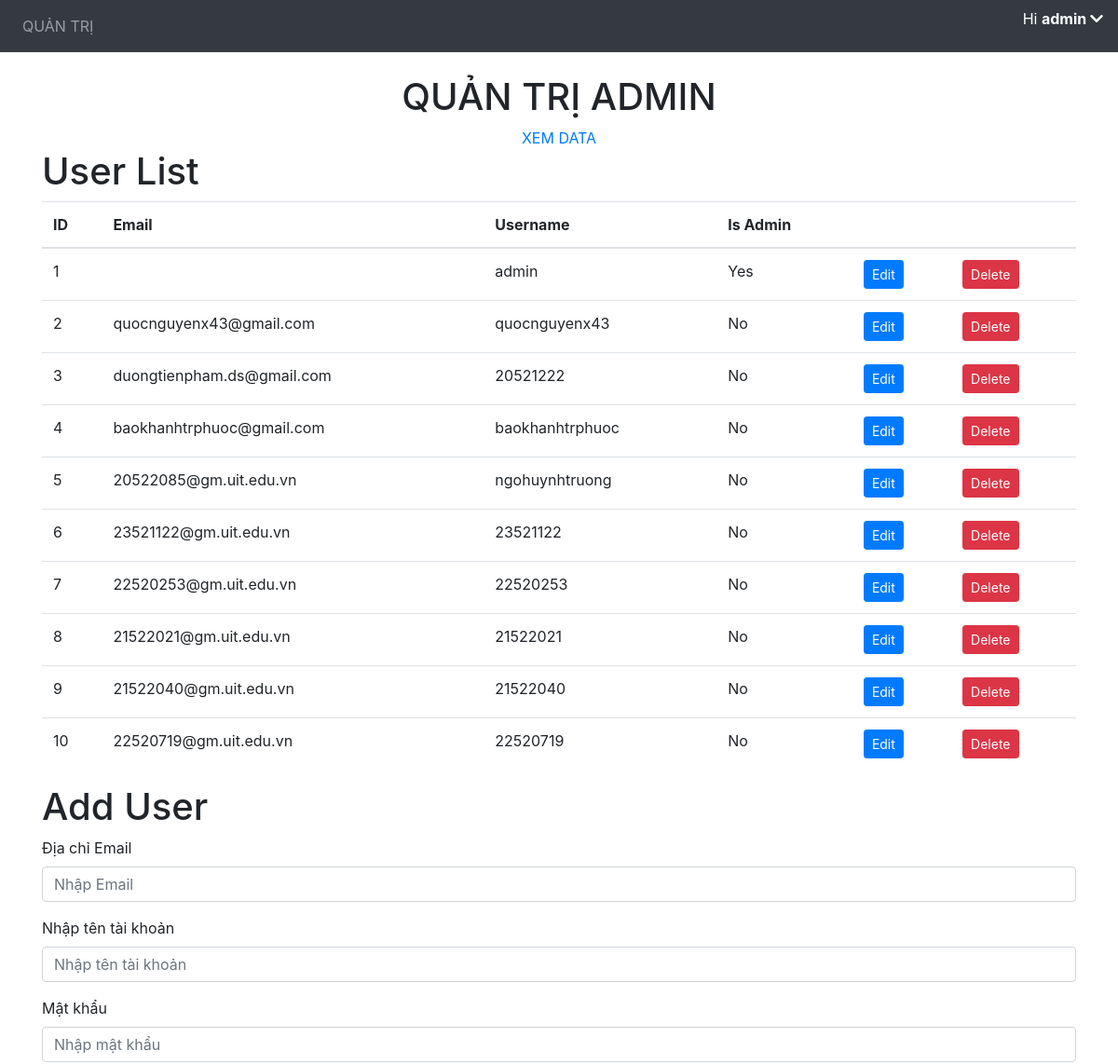
Page /admin/ (signed in, upper part) on the earlier database version.
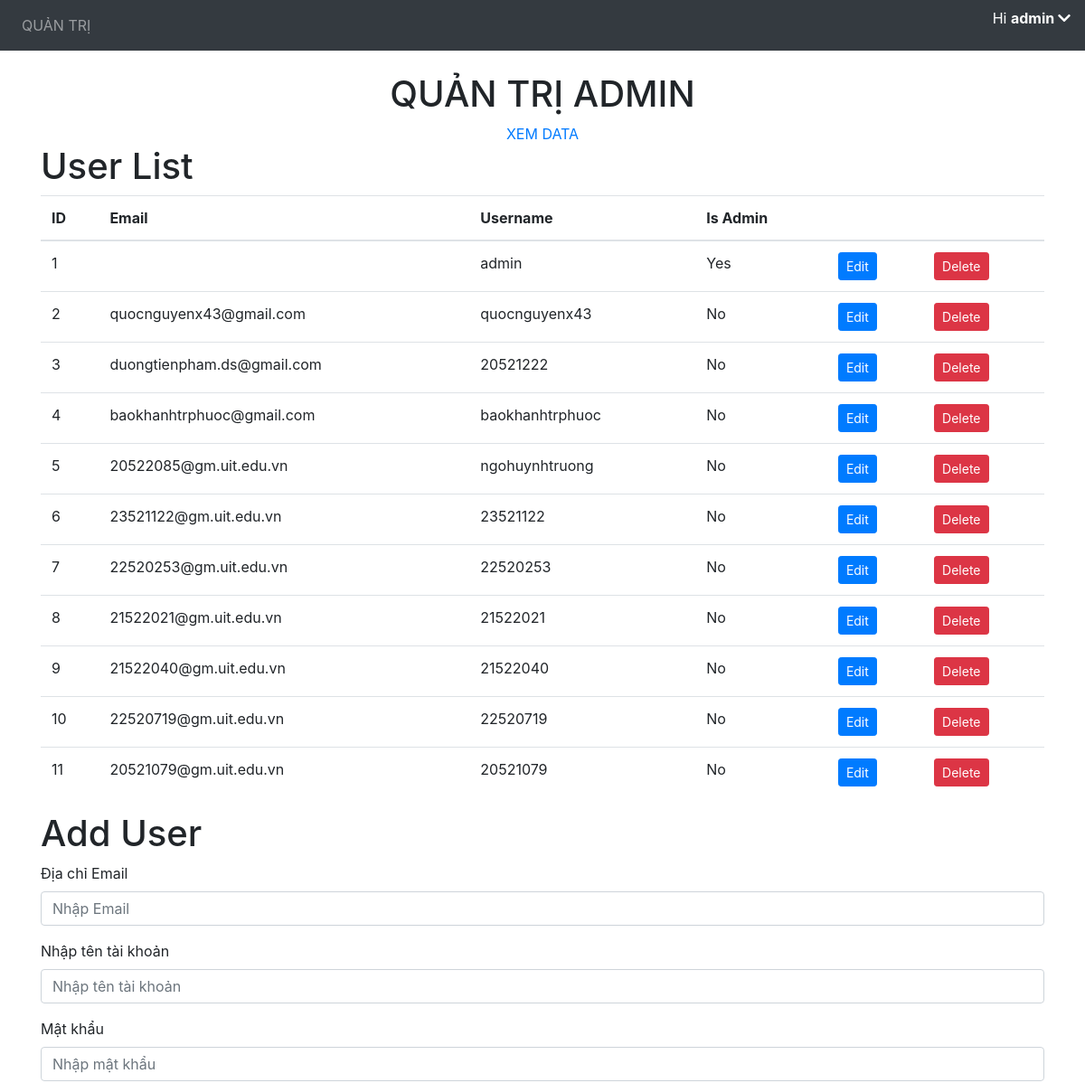
Same page on the later database version.
### application/models.py (models this page shows)
class User(db.Model, UserMixin):
    id = db.Column(db.Integer, primary_key=True)
    email = db.Column(db.String(150), unique=True)
    username = db.Column(db.String(20), unique=True)
    password = db.Column(db.String(150))
    is_admin = db.Column(db.Boolean, default=False)
    annotations = db.relationship('Annotation')

### application/views.py (the view)
@views.route('/admin/', methods=['GET', 'POST'])
@login_required
def admin():
    if not current_user.is_admin:
        return "Không có quyền truy cập vào trang quản trị admin.", 403
    import os
    all_users = User.query.all()
    current_files = os.listdir('data/')
    return render_template(
        "admin.html",
        user=current_user,
        users=all_users,
        files=current_files
    )

### application/__init__.py (called while the page is built)
def create_app():
    app = Flask(__name__)
    app.config['SECRET_KEY'] = 'hjshjhdjah kjshkjdhjs' # random key
    app.config['SQLALCHEMY_DATABASE_URI'] = f'sqlite:///{DB_NAME}'
    db.init_app(app)
    from .views import views
    from .auth import auth
    app.register_blueprint(views, url_prefix='/')
    app.register_blueprint(auth, url_prefix='/')
    from .models import User
    with app.app_context():
        db.create_all()
        create_admin(db)
    login_manager = LoginManager()
    login_manager.login_view = 'auth.login'
    login_manager.init_app(app)
    @login_manager.user_loader
    def load_user(id):
        return User.query.get(int(id))
    return app

### application/templates/admin.html (shortened to what this page needs)
{% extends "base.html" %}
{% block content %}
<div style="text-align: center;">
    <h1>QUẢN TRỊ ADMIN</h1>
    <a href="/view-data" class="view-data" class="btn btn-success">XEM DATA</a>
</div>
<h1>User List</h1>
<table class="table user-list">
    <thead>
        <tr>
            <th>ID</th>
            <th>Email</th>
            <th>Username</th>
            <th>Is Admin</th>
            <th></th>
            <th></th>
        </tr>
    </thead>
    <tbody>
        {% for user in users %}
            <tr>
                <td>{{ user.id }}</td>
                <td>{{ user.email }}</td>
                <td>{{ user.username }}</td>
                <td>{{ "Yes" if user.is_admin else "No" }}</td>
                <td>
                    <button class="btn btn-primary btn-sm edit-button" data-id="{{ user.id }}">Edit</button></td>
                <td>
                    <form method="post" action="{{ url_for('views.remove_user', user_id=user.id) }}">
                        <button type="submit" class="btn btn-danger btn-sm">Delete</button>
                    </form>
                </td>
            </tr>
        {% endfor %}
    </tbody>
</table>
<h1>Add User</h1>
<form method="POST" action="{{ url_for('views.add_user') }}">
    <div class="form-group">
        <label for="email">Địa chỉ Email</label>
        <input type="email" class="form-control" id="email" name="email" placeholder="Nhập Email" />
    </div>
    <div class="form-group">
        <label for="username">Nhập tên tài khoản</label>
        <input type="text" class="form-control" id="username" name="username" placeholder="Nhập tên tài khoản" />
    </div>
    <div class="form-group">
        <label for="password">Mật khẩu</label>
        <input type="password" class="form-control" id="password" name="password" placeholder="Nhập mật khẩu" />
    </div>
</form>
<br>
<br>
{% endblock %}

### application/templates/base.html (shortened to what this page needs)
<!DOCTYPE html>
<html>
<head>
    <link rel="stylesheet" href="https://stackpath.bootstrapcdn.com/bootstrap/4.4.1/css/bootstrap.min.css" />
    <link rel="stylesheet" href="https://stackpath.bootstrapcdn.com/font-awesome/4.7.0/css/font-awesome.min.css" />
    <link rel="stylesheet" href="https://cdnjs.cloudflare.com/ajax/libs/font-awesome/5.15.4/css/all.min.css">
</head>
<body>
    <nav class="navbar navbar-expand-lg navbar-dark bg-dark">
        <div class="collapse navbar-collapse" id="navbar">
            <div class="navbar-nav">
                {% if user.is_admin %}
                <a class="nav-item nav-link" id="admin" href="/admin">QUẢN TRỊ</a>
                {% endif %}
            </div>
        </div>
        {% if user.is_authenticated %}
        <p id="greeting" class="text-white">Hi <strong>{{ user.username }}  </strong><i class="fas fa-chevron-down" id="arrow-down"></i></p>
        {% endif %}
    </nav>
    <br>
    <div class="container">{% block content %} {% endblock %}</div>
</body>
</html>

Differences in the rows shown:
added User: id "11", email "20521079@gm.uit.edu.vn", username "20521079", is_admin "No"
